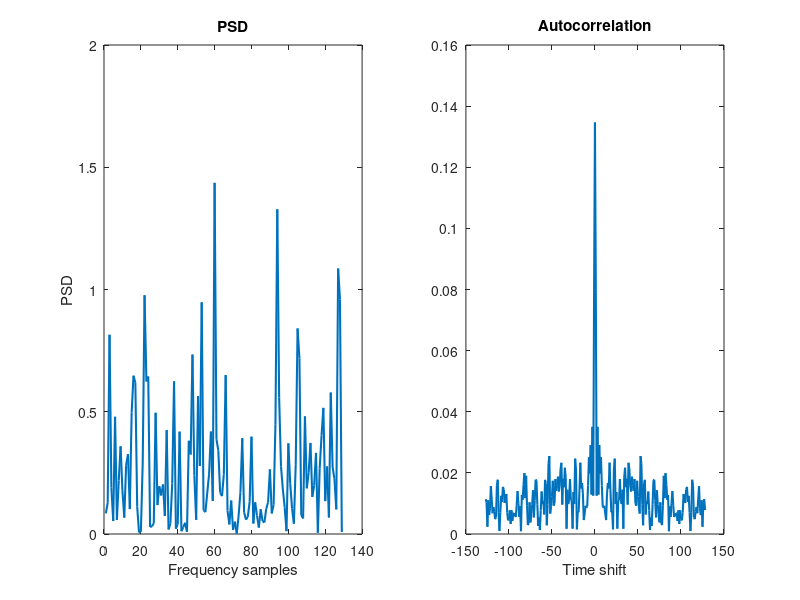

This chart was generated by the following MATLAB code:
y=normrnd(0,1,1,200);
Gy=periodogram(y);
Ry=abs(ifft(Gy,256));
Ry=[Ry(130:256)' Ry(1:129)'];
t=-127:1:128;

subplot(1,2,1);
plot(Gy,"linewidth",1.5);
xlabel("Frequency samples");
ylabel("PSD")
title("PSD");

subplot(1,2,2);
plot(t,Ry,"linewidth",1.5);
xlabel("Time shift");
title("Autocorrelation");

